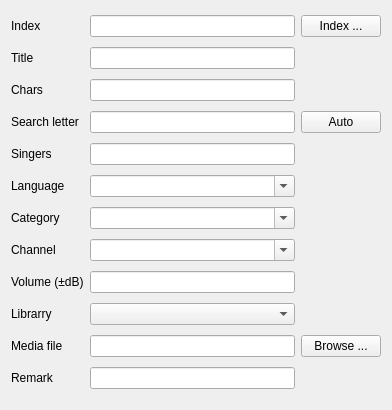
               <widget class="QWidget" name="scrollAreaWidgetContents_song">
                <property name="geometry">
                 <rect>
                  <x>0</x>
                  <y>0</y>
                  <width>392</width>
                  <height>410</height>
                 </rect>
                </property>
                <layout class="QGridLayout" name="gLayoutSong5">
                 <item row="6" column="0">
                  <widget class="QLabel" name="lblSong7">
                   <property name="text">
                    <string>Category</string>
                   </property>
                   <property name="buddy">
                    <cstring>cmbSongStyle</cstring>
                   </property>
                  </widget>
                 </item>
                 <item row="0" column="0">
                  <widget class="QLabel" name="lblSong1">
                   <property name="text">
                    <string>Index</string>
                   </property>
                   <property name="buddy">
                    <cstring>txtSongIndex</cstring>
                   </property>
                  </widget>
                 </item>
                 <item row="5" column="1">
                  <widget class="QComboBox" name="cmbSongLanguage">
                   <property name="editable">
                    <bool>true</bool>
                   </property>
                  </widget>
                 </item>
                 <item row="5" column="0">
                  <widget class="QLabel" name="lblSong6">
                   <property name="text">
                    <string>Language</string>
                   </property>
                   <property name="buddy">
                    <cstring>cmbSongLanguage</cstring>
                   </property>
                  </widget>
                 </item>
                 <item row="7" column="1">
                  <widget class="QComboBox" name="cmbSongChannel">
                   <property name="editable">
                    <bool>true</bool>
                   </property>
                  </widget>
                 </item>
                 <item row="4" column="1">
                  <widget class="QTagCompleterLineEdit" name="txtSongFunc_Singers"/>
                 </item>
                 <item row="6" column="1">
                  <widget class="QComboBox" name="cmbSongStyle">
                   <property name="editable">
                    <bool>true</bool>
                   </property>
                  </widget>
                 </item>
                 <item row="7" column="0">
                  <widget class="QLabel" name="lblSong8">
                   <property name="text">
                    <string>Channel</string>
                   </property>
                   <property name="buddy">
                    <cstring>cmbSongChannel</cstring>
                   </property>
                  </widget>
                 </item>
                 <item row="10" column="2">
                  <widget class="QPushButton" name="btnSongMedia">
                   <property name="text">
                    <string>Browse ...</string>
                   </property>
                  </widget>
                 </item>
                 <item row="9" column="0">
                  <widget class="QLabel" name="lblSong10">
                   <property name="text">
                    <string>Librarry</string>
                   </property>
                   <property name="buddy">
                    <cstring>cmbSongLibrary</cstring>
                   </property>
                  </widget>
                 </item>
                 <item row="11" column="0">
                  <widget class="QLabel" name="lblSong12">
                   <property name="text">
                    <string>Remark</string>
                   </property>
                   <property name="buddy">
                    <cstring>txtSongRemark</cstring>
                   </property>
                  </widget>
                 </item>
                 <item row="11" column="1">
                  <widget class="QLineEdit" name="txtSongRemark"/>
                 </item>
                 <item row="9" column="1">
                  <widget class="QComboBox" name="cmbSongLibrary"/>
                 </item>
                 <item row="10" column="0">
                  <widget class="QLabel" name="lblSong11">
                   <property name="text">
                    <string>Media file</string>
                   </property>
                   <property name="buddy">
                    <cstring>txtSongMedia_File</cstring>
                   </property>
                  </widget>
                 </item>
                 <item row="10" column="1">
                  <widget class="QLineEdit" name="txtSongMedia_File"/>
                 </item>
                 <item row="3" column="1">
                  <widget class="QLineEdit" name="txtSongSearch">
                   <property name="inputMethodHints">
                    <set>Qt::ImhLatinOnly|Qt::ImhUppercaseOnly</set>
                   </property>
                  </widget>
                 </item>
                 <item row="4" column="0">
                  <widget class="QLabel" name="lblSong5">
                   <property name="text">
                    <string>Singers</string>
                   </property>
                   <property name="buddy">
                    <cstring>txtSongFunc_Singers</cstring>
                   </property>
                  </widget>
                 </item>
                 <item row="1" column="1">
                  <widget class="QLineEdit" name="txtSongTitle"/>
                 </item>
                 <item row="0" column="2">
                  <widget class="QPushButton" name="btnSongIndex">
                   <property name="text">
                    <string>Index ...</string>
                   </property>
                  </widget>
                 </item>
                 <item row="3" column="0">
                  <widget class="QLabel" name="lblSong4">
                   <property name="text">
                    <string>Search letter</string>
                   </property>
                   <property name="buddy">
                    <cstring>txtSongSearch</cstring>
                   </property>
                  </widget>
                 </item>
                 <item row="3" column="2">
                  <widget class="QPushButton" name="btnSongSearch">
                   <property name="text">
                    <string>Auto</string>
                   </property>
                  </widget>
                 </item>
                 <item row="1" column="0">
                  <widget class="QLabel" name="lblSong2">
                   <property name="text">
                    <string>Title</string>
                   </property>
                   <property name="buddy">
                    <cstring>txtSongTitle</cstring>
                   </property>
                  </widget>
                 </item>
                 <item row="2" column="0">
                  <widget class="QLabel" name="lblSong3">
                   <property name="text">
                    <string>Chars</string>
                   </property>
                   <property name="buddy">
                    <cstring>txtSongChars</cstring>
                   </property>
                  </widget>
                 </item>
                 <item row="2" column="1">
                  <widget class="QLineEdit" name="txtSongChars">
                   <property name="inputMethodHints">
                    <set>Qt::ImhDigitsOnly</set>
                   </property>
                  </widget>
                 </item>
                 <item row="0" column="1">
                  <widget class="QLineEdit" name="txtSongIndex">
                   <property name="inputMethodHints">
                    <set>Qt::ImhDigitsOnly</set>
                   </property>
                  </widget>
                 </item>
                 <item row="8" column="0">
                  <widget class="QLabel" name="lblSong9">
                   <property name="text">
                    <string>Volume (±dB)</string>
                   </property>
                   <property name="buddy">
                    <cstring>txtSongVolume</cstring>
                   </property>
                  </widget>
                 </item>
                 <item row="8" column="1">
                  <widget class="QLineEdit" name="txtSongVolume"/>
                 </item>
                </layout>
               </widget>
